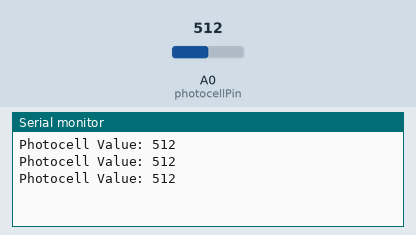
Bench run of a sketch on a simulated Arduino Mega 2560, built with avr-gcc and run on an emulated ATmega2560. Shown: the last lines printed to the serial monitor. The test bench sets the inputs (shaded band); at power-on: A0 (photocellPin) = 512.

Above: at 1.3 s.
1.4 s: A0 (photocellPin) set to 716
At 1.9 s:
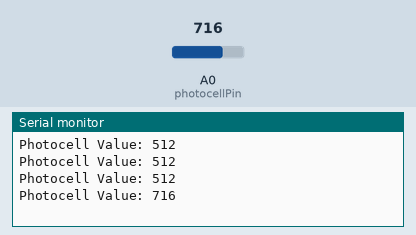
2.9 s: A0 (photocellPin) set to 900
At 3.4 s:
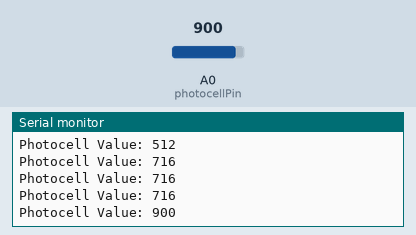
Timing chart, 0 to 5.9 s (numbered marks = the images above; inputs shaded):
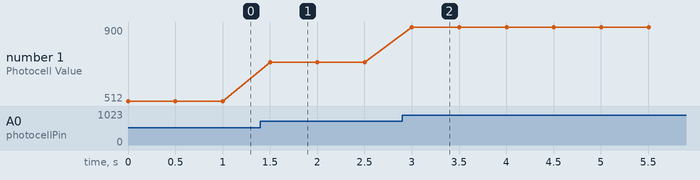

Measured:
- after the input at 1.4 s, the serial monitor: prints a new line after 0.10 s (image 1)
- after the input at 2.9 s, the serial monitor: prints a new line after 0.10 s (image 2)
- plotted number 1: 512 → 716 after the input at 1.4 s, 716 → 900 after the input at 2.9 s

The sketch:

photoTest.ino
```cpp
#define photocellPin 0  // photocell attach to A0 on SUNFOUNDER MEGA2560

void setup()
{
    Serial.begin(9600);
}

void loop()
{
    Serial.print("Photocell Value: ");
    Serial.println(analogRead(photocellPin));
    delay(500);
}
```
